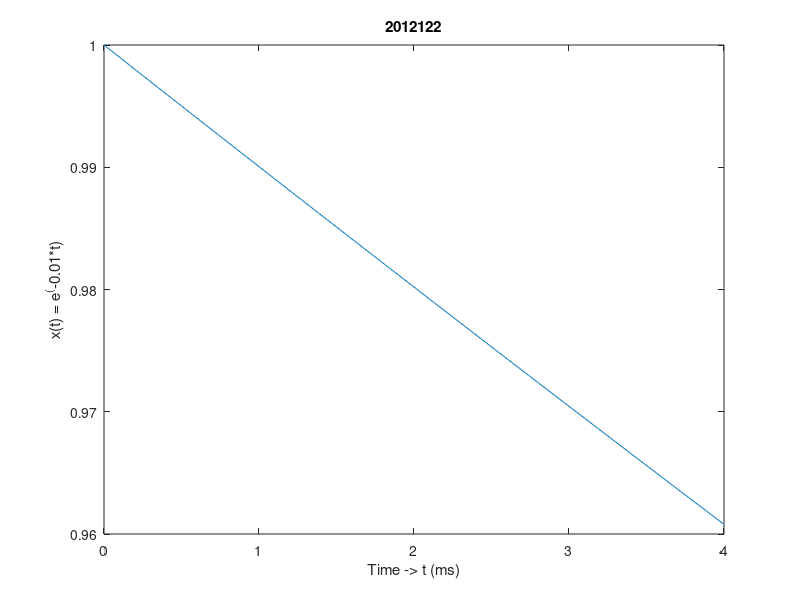

Reproduce this figure in MATLAB.
t = 0 : 0.01 : 4;
x = exp (-0.01 * t);
plot (t, x);
title ('2012122');
xlabel ('Time -> t (ms)');
ylabel ('x(t) = e^(-0.01*t)');
print ('Exp1_2a','-dpdf','-fillpage');